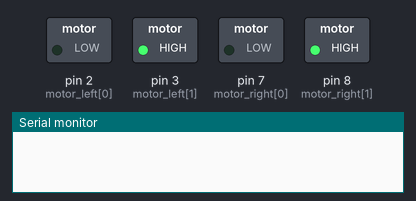
Recording of a sketch running on a simulated Arduino Uno, built with avr-gcc and run on an emulated ATmega328P. Parts: switched loads named in the sketch (green lamp = pin HIGH), the last lines printed to the serial monitor.

Above: at 2.0 s.
At 4.5 s:
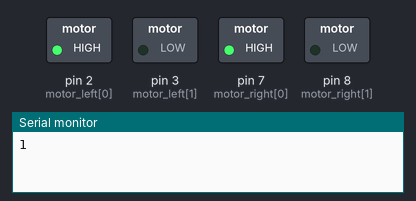
At 5.5 s:
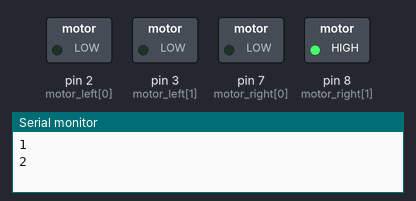
At 6.6 s:
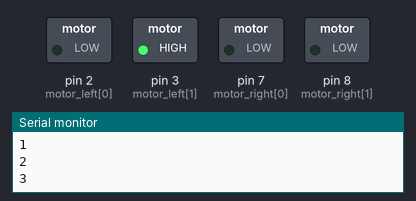
At 7.6 s:
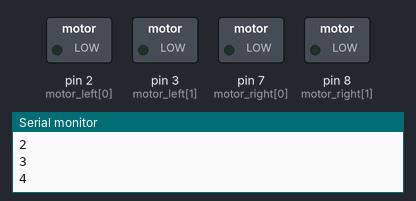
Timing chart, 0 to 10.7 s (numbered marks = the images above):
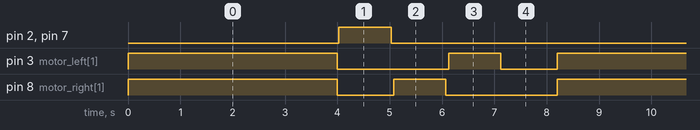

The sketch:

MotorTest.ino
```cpp
//motors
int motor_left[] = {2, 3};
int motor_right[] = {7, 8};

// --------------------------------------------------------------------------- Setup
// --------------------------------------------------------------------------- Setup
void setup() {
Serial.begin(9600);

// Setup motors
int i;
for(i = 0; i < 2; i++){
pinMode(motor_left[i], OUTPUT);
pinMode(motor_right[i], OUTPUT);
}

}

// --------------------------------------------------------------------------- Loop
void loop() {

drive_forward();
delay(4000);
motor_stop();
Serial.println("1");

drive_backward();
delay(1000);
motor_stop();
Serial.println("2");

turn_left();
delay(1000);
motor_stop();
Serial.println("3");

turn_right();
delay(1000);
motor_stop();
Serial.println("4");

motor_stop();
delay(1000);
motor_stop();
Serial.println("5");
}

// --------------------------------------------------------------------------- Drive

void motor_stop(){
digitalWrite(motor_left[0], LOW);
digitalWrite(motor_left[1], LOW);

digitalWrite(motor_right[0], LOW);
digitalWrite(motor_right[1], LOW);
delay(25);
}

void drive_forward(){
digitalWrite(motor_left[0], LOW);
digitalWrite(motor_left[1], HIGH);

digitalWrite(motor_right[0], LOW);
digitalWrite(motor_right[1], HIGH);
}

void drive_backward(){
digitalWrite(motor_left[0], HIGH);
digitalWrite(motor_left[1], LOW);

digitalWrite(motor_right[0], HIGH);
digitalWrite(motor_right[1], LOW);
}

void turn_left(){
motor_stop();

digitalWrite(motor_right[0], LOW);
digitalWrite(motor_right[1], HIGH);

//digitalWrite(motor_right[0], HIGH);
//digitalWrite(motor_right[1], LOW);
}

void turn_right(){
motor_stop();
digitalWrite(motor_left[0], LOW);
digitalWrite(motor_left[1], HIGH);
}
```

Measured:
- by itself, pin 2 (motor_left[0]), pin 7 (motor_right[0]): alternates HIGH for 1.0 s and LOW for 7.2 s
- by itself, pin 3 (motor_left[1]): repeats every 8.2 s: LOW 2.1 s, HIGH 1.0 s, LOW 1.1 s, HIGH 4.0 s
- by itself, pin 8 (motor_right[1]): repeats every 8.2 s: LOW 1.1 s, HIGH 1.0 s, LOW 2.1 s, HIGH 4.0 s
